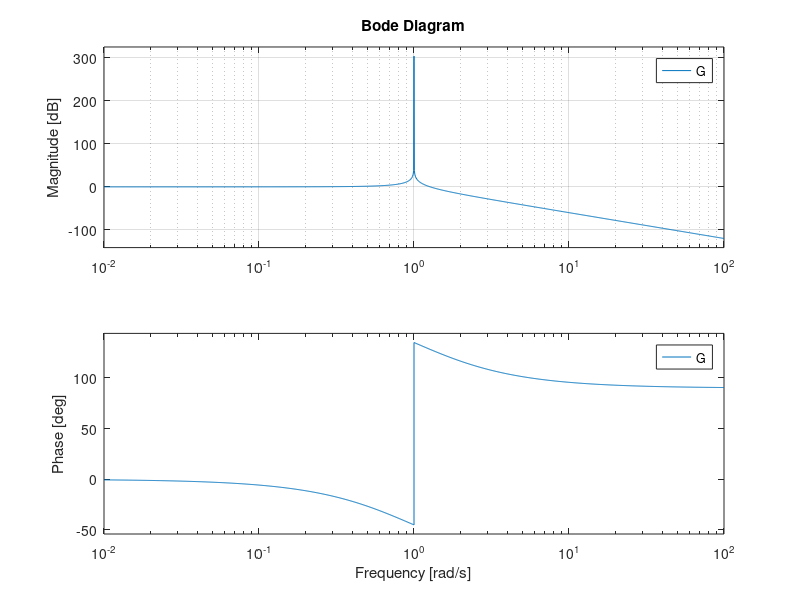

MATLAB code for this plot:
close all
clear all
clc

% Numerator
num = [1];

% Denominator
den = [[1 1], [1,1]];

% Transfer Function
G = tf(num, den)

% Bode Plot
bode(G), grid